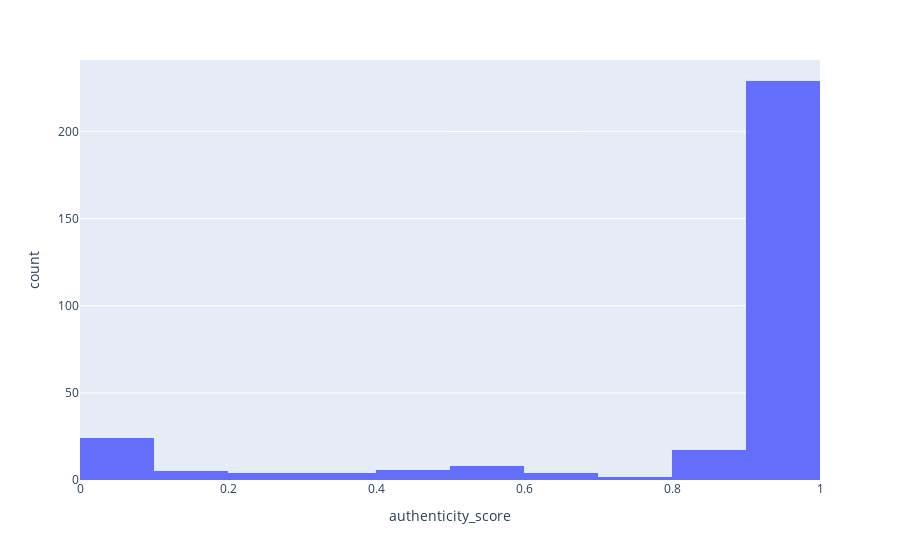

The notebook cell saved with this chart:
### Code cell
fig = px.histogram(df_3, x="authenticity_score", nbins=10)
fig.show()

### Figure 1 — Plotly figure (JSON) as saved in the notebook; plotly's stock layout.template omitted (floating-point values rounded to 4 significant figures; data arrays with more than 128 entries replaced by an {"elided": "..."} marker saying what was removed)
{"data": [{"alignmentgroup": "True", "bingroup": "x", "hovertemplate": "authenticity_score=%{x}<br>count=%{y}<extra></extra>", "legendgroup": "", "marker": {"color": "#636efa", "pattern": {"shape": ""}}, "name": "", "nbinsx": 10, "offsetgroup": "", "orientation": "v", "showlegend": false, "type": "histogram", "x": {"elided": "303 float values"}, "xaxis": "x", "yaxis": "y"}], "layout": {"autosize": true, "barmode": "relative", "legend": {"tracegroupgap": 0}, "margin": {"t": 60}, "xaxis": {"anchor": "y", "autorange": true, "domain": [0, 1], "range": [6.939e-17, 1.0], "title": {"text": "authenticity_score"}, "type": "linear"}, "yaxis": {"anchor": "x", "autorange": true, "domain": [0, 1], "range": [0, 241.1], "title": {"text": "count"}}}}
